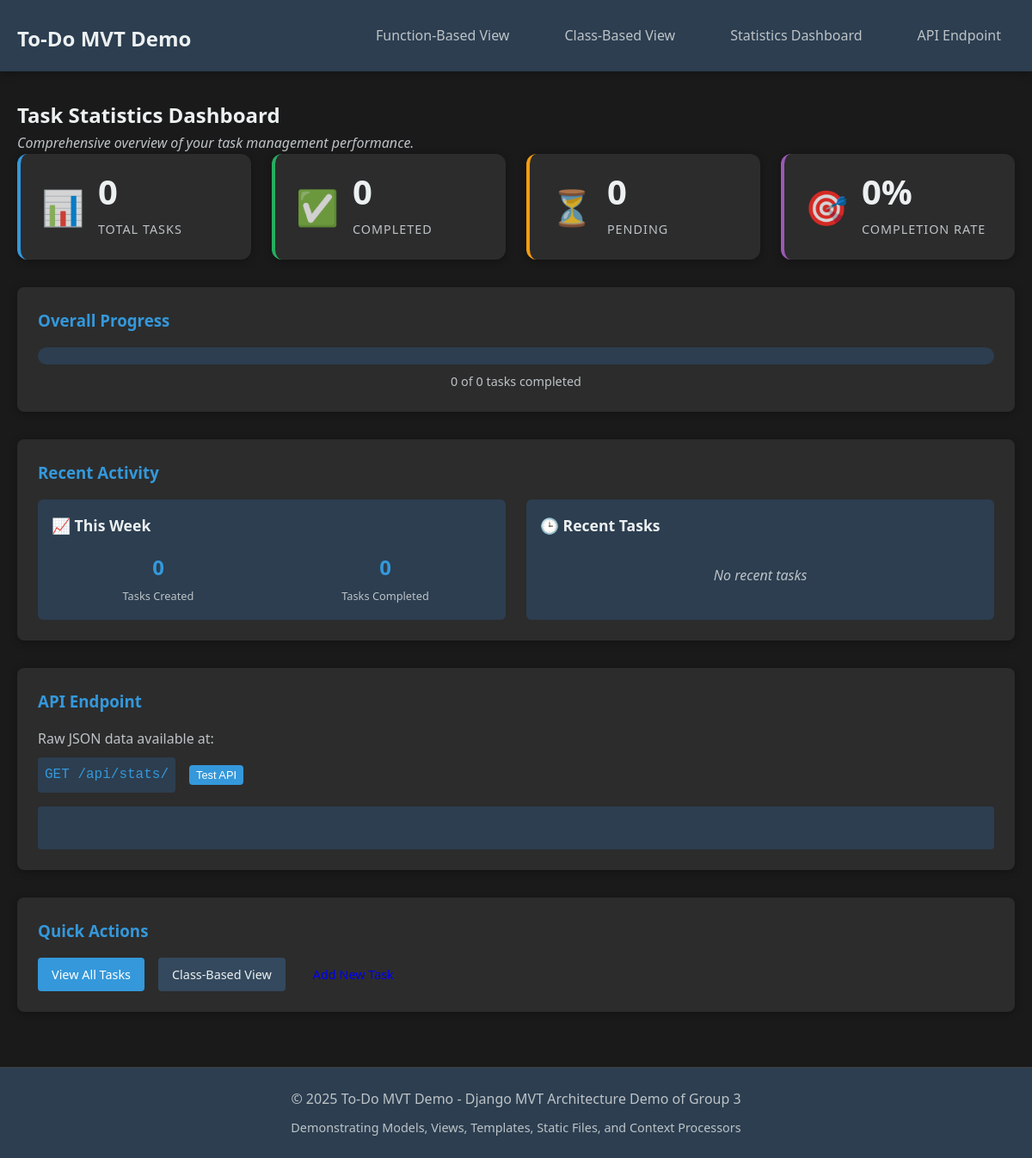
Page /stats/ on the earlier database version.
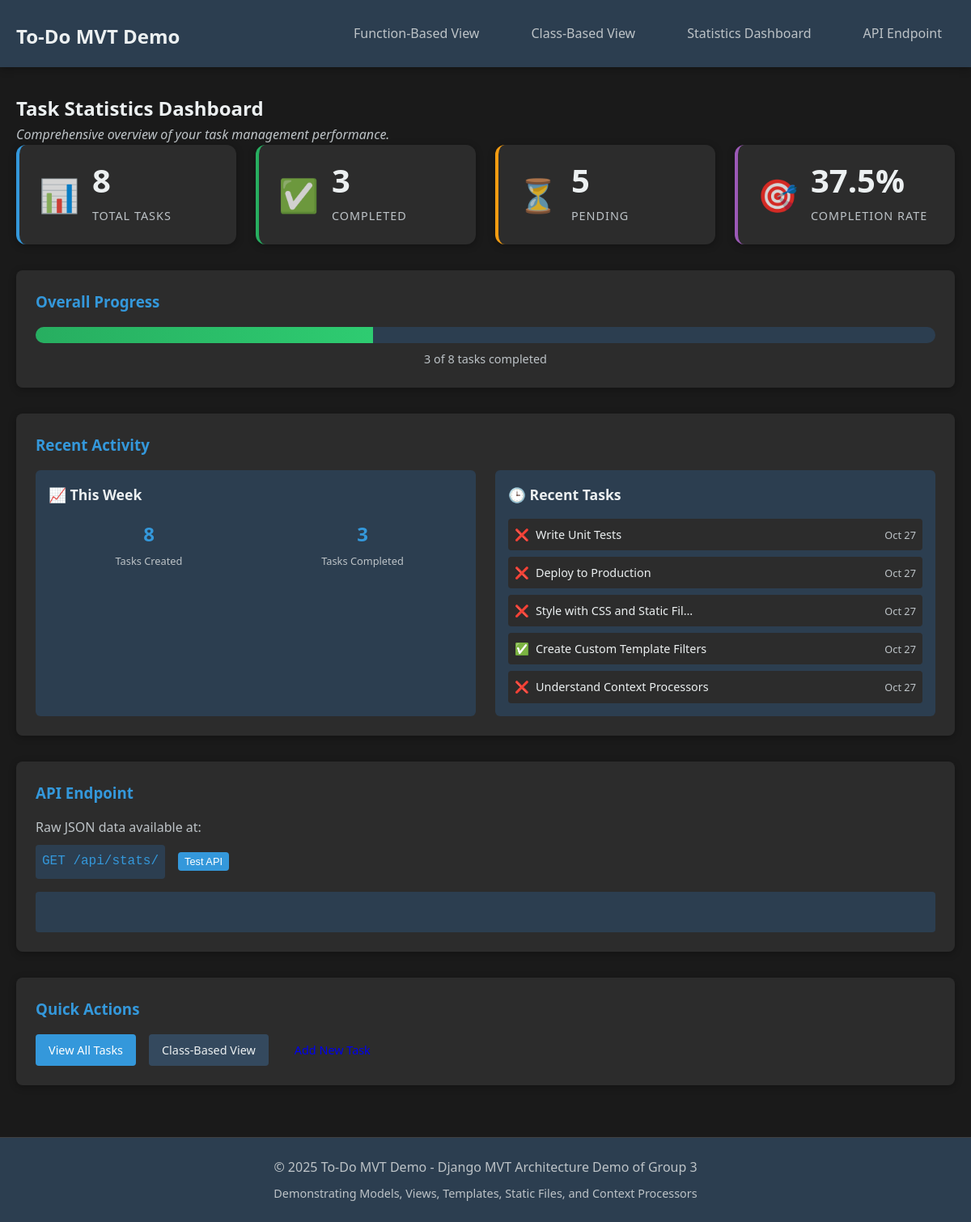
Same page on the later database version.
### tasks/models.py (models this page shows, shortened)
class Task(models.Model):
    title = models.CharField(max_length=200, help_text="Enter the task description")
    completed = models.BooleanField(default=False, help_text="Mark as completed")
    created_at = models.DateTimeField(auto_now_add=True, help_text="Task creation time")
    class Meta:
        ordering = ['-created_at']  # Most recent tasks first
        verbose_name = "Task"
        verbose_name_plural = "Tasks"

### tasks/views.py (the view)
# urls.py: path('stats/', views.stats_page, name='stats_page'),
def stats_page(request):
    tasks = Task.objects.all()
    total_tasks = tasks.count()
    completed_tasks = tasks.filter(completed=True).count()
    pending_tasks = tasks.filter(completed=False).count()
    completion_rate = round(
        (completed_tasks / total_tasks * 100)
        if total_tasks > 0 else 0, 1
    )
    recent_tasks = tasks.order_by('-created_at')[:5]
    from django.utils import timezone
    from datetime import timedelta
    week_ago = timezone.now() - timedelta(days=7)
    recent_completed = tasks.filter(completed=True, created_at__gte=week_ago).count()
    recent_created = tasks.filter(created_at__gte=week_ago).count()
    context = {
        'total_tasks': total_tasks,
        'completed_tasks': completed_tasks,
        'pending_tasks': pending_tasks,
        'completion_rate': completion_rate,
        'recent_tasks': recent_tasks,
        'recent_completed': recent_completed,
        'recent_created': recent_created,
        'view_type': 'Task Statistics Dashboard',
    }
    return render(request, 'tasks/stats_page.html', context)

### tasks/context_processors.py (called while the page is built)
def app_name(request):
    return {
        'app_name': 'To-Do MVT Demo',
        'app_version': '1.0.0',
        'app_description': 'Django MVT Architecture Demonstration',
    }

### templates/tasks/stats_page.html (shortened to what this page needs)
{% extends 'base.html' %}
{% load static %}
{% load task_extras %}
{% block page_title %}
<h2>{{ view_type }}</h2>
<p class="view-description">Comprehensive overview of your task management performance.</p>
{% endblock %}
{% block content %}
<div class="stats-dashboard">
    <div class="stats-grid-large">
        <div class="stat-card primary">
            <div class="stat-icon">📊</div>
            <div class="stat-content">
                <span class="stat-number">{{ total_tasks }}</span>
                <span class="stat-label">Total Tasks</span>
            </div>
        </div>
        <div class="stat-card success">
            <div class="stat-icon">✅</div>
            <div class="stat-content">
                <span class="stat-number">{{ completed_tasks }}</span>
                <span class="stat-label">Completed</span>
            </div>
        </div>
        <div class="stat-card warning">
            <div class="stat-icon">⏳</div>
            <div class="stat-content">
                <span class="stat-number">{{ pending_tasks }}</span>
                <span class="stat-label">Pending</span>
            </div>
        </div>
        <div class="stat-card info">
            <div class="stat-icon">🎯</div>
            <div class="stat-content">
                <span class="stat-number">{{ completion_rate }}%</span>
                <span class="stat-label">Completion Rate</span>
            </div>
        </div>
    </div>
</div>
<div class="progress-container">
    <h3>Overall Progress</h3>
    <div class="progress-bar">
        <div class="progress-fill" style="width: {{ completion_rate }}%"></div>
    </div>
    <p class="progress-text">{{ completed_tasks }} of {{ total_tasks }} tasks completed</p>
</div>
<div class="recent-activity">
    <h3>Recent Activity</h3>
    <div class="activity-grid">
        <div class="activity-card">
            <h4>📈 This Week</h4>
            <div class="activity-stats">
                <div class="activity-item">
                    <span class="activity-number">{{ recent_created }}</span>
                    <span class="activity-label">Tasks Created</span>
                </div>
                <div class="activity-item">
                    <span class="activity-number">{{ recent_completed }}</span>
                    <span class="activity-label">Tasks Completed</span>
                </div>
            </div>
        </div>
        <div class="activity-card">
            <h4>🕒 Recent Tasks</h4>
            {% if recent_tasks %}
                <div class="recent-tasks-list">
                    {% for task in recent_tasks %}
                        <div class="recent-task-item">
                            <span class="task-status-icon">
                                {% if task.completed %}✅{% else %}❌{% endif %}
                            </span>
                            <span class="task-title">{{ task.title|truncatechars:30 }}</span>
                            <span class="task-date">{{ task.created_at|date:"M d" }}</span>
                        </div>
                    {% endfor %}
                </div>
            {% else %}
                <p class="no-data">No recent tasks</p>
            {% endif %}
        </div>
    </div>
</div>
<div class="api-info">
    <h3>API Endpoint</h3>
    <div class="api-demo">
        <p>Raw JSON data available at:</p>
        <div class="api-url">
            <code>GET /api/stats/</code>
            <button onclick="fetchStats()" class="btn btn-sm btn-primary">Test API</button>
        </div>
        <div id="api-response" class="api-response"></div>
    </div>
</div>
<div class="quick-actions">
    <h3>Quick Actions</h3>
    <div class="action-buttons">
        <a href="{% url 'tasks:task_list' %}" class="btn btn-primary">View All Tasks</a>
        <a href="{% url 'tasks:task_list_cbv' %}" class="btn btn-secondary">Class-Based View</a>
        <a href="{% url 'tasks:task_list' %}" class="btn btn-success">Add New Task</a>
    </div>
</div>
{% endblock %}

### templates/base.html (shortened to what this page needs)
<!DOCTYPE html>
<html lang="en">
<head>
    {% load static %}
    <link rel="stylesheet" href="{% static 'css/style.css' %}">
</head>
<body>
    <header class="header">
        <div class="container">
            <h1 class="logo">
                <a href="{% url 'tasks:task_list' %}">{{ app_name }}</a>
            </h1>
            <nav class="nav">
                <ul>
                    <li><a href="{% url 'tasks:task_list' %}">Function-Based View</a></li>
                    <li><a href="{% url 'tasks:task_list_cbv' %}">Class-Based View</a></li>
                    <li><a href="{% url 'tasks:stats_page' %}">Statistics Dashboard</a></li>
                    <li><a href="{% url 'tasks:task_stats_api' %}">API Endpoint</a></li>
                </ul>
            </nav>
        </div>
    </header>
    <main class="main">
        <div class="container">
            {% block page_title %}{% endblock %}
            {% block content %}{% endblock %}
        </div>
    </main>
    <footer class="footer">
        <div class="container">
            <p>&copy; 2025 {{ app_name }} - Django MVT Architecture Demo of Group 3</p>
            <p>Demonstrating Models, Views, Templates, Static Files, and Context Processors</p>
        </div>
    </footer>
</body>
</html>

Differences in the rows shown:
added Task: title "Write Unit Tests", created_at "Oct 27"
added Task: title "Deploy to Production", created_at "Oct 27"
added Task: title "Style with CSS and Static Fil…", created_at "Oct 27"
added Task: title "Create Custom Template Filters", created_at "Oct 27"
added Task: title "Understand Context Processors", created_at "Oct 27"
Other differences:
{{ total_tasks }}: "0" → "8"
{{ completed_tasks }}: "0" → "3"
{{ pending_tasks }}: "0" → "5"
{{ completion_rate }}: "0" → "37.5"
{{ recent_created }}: "0" → "8"
{{ recent_completed }}: "0" → "3"
text no longer shown: "No recent tasks"
